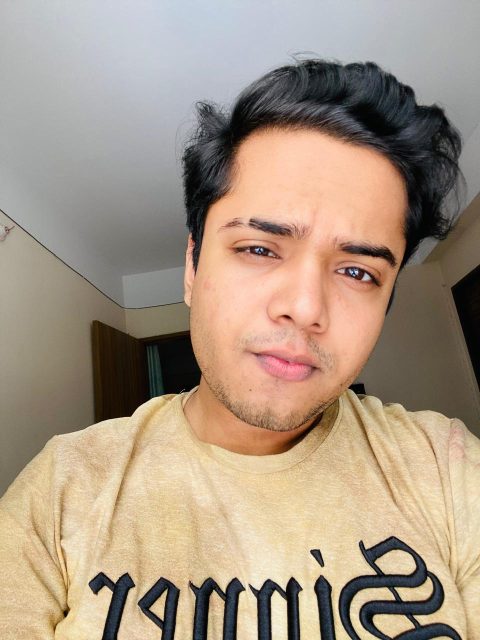
#> input picture p6/Image Filerting & Bluring/kks.jpg, 960 x 1280 px, found by its file name (shown at 1/2 size)
$ python median_b.py
#> lines starting #> are read from the running program, lines starting #| are printed output that depends on the picture
import cv2
image=cv2.imread("p6\Image Filerting & Bluring\kks.jpg")
#> image is the input picture: shape (1280, 960, 3); mean B, G, R 132.7, 151.1, 168.7
resize=cv2.resize(image,(300,300))
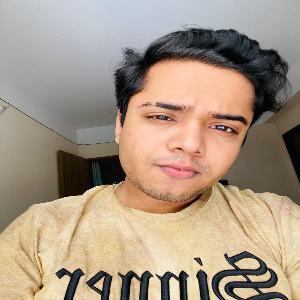
#> resize: shape (300, 300, 3); mean B, G, R 132.6, 151, 168.6

blurred=cv2.medianBlur( resize,3)
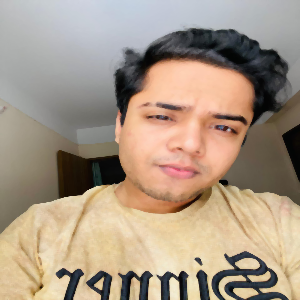
#> blurred: shape (300, 300, 3); mean B, G, R 133, 151.4, 168.9

cv2.imshow("original image", resize)
cv2.imshow("clean image",blurred)
cv2.waitKey(0)
#> (the run stopped early here; a loop or call above may not have finished)

$ run again, with p6/Image Filerting & Bluring/omi.jpg copied over p6/Image Filerting & Bluring/kks.jpg
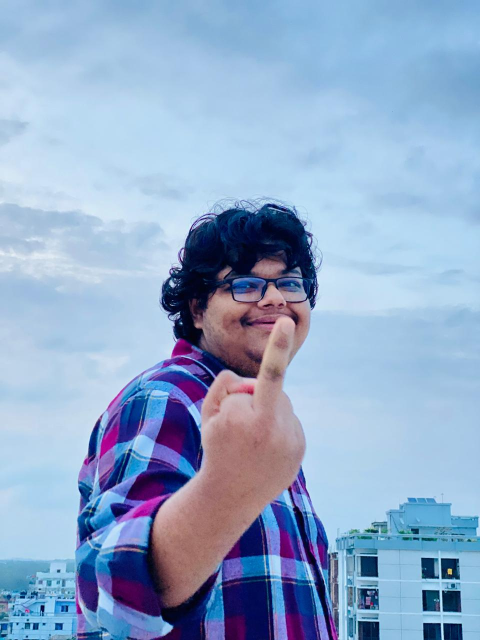
#> input picture p6/Image Filerting & Bluring/omi.jpg, 960 x 1280 px, found by its file name (shown at 1/2 size)
#> image is the input picture: shape (1280, 960, 3); mean B, G, R 201.6, 168.7, 144.1
#> `resize=cv2.resize(image,(300,300))`:
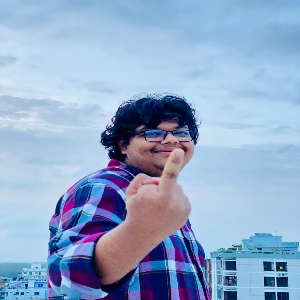
#> resize: shape (300, 300, 3); mean B, G, R 201.5, 168.6, 144
#> `blurred=cv2.medianBlur( resize,3)`:
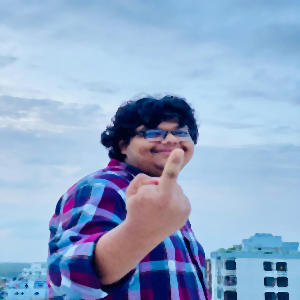
#> blurred: shape (300, 300, 3); mean B, G, R 201.7, 168.7, 144
